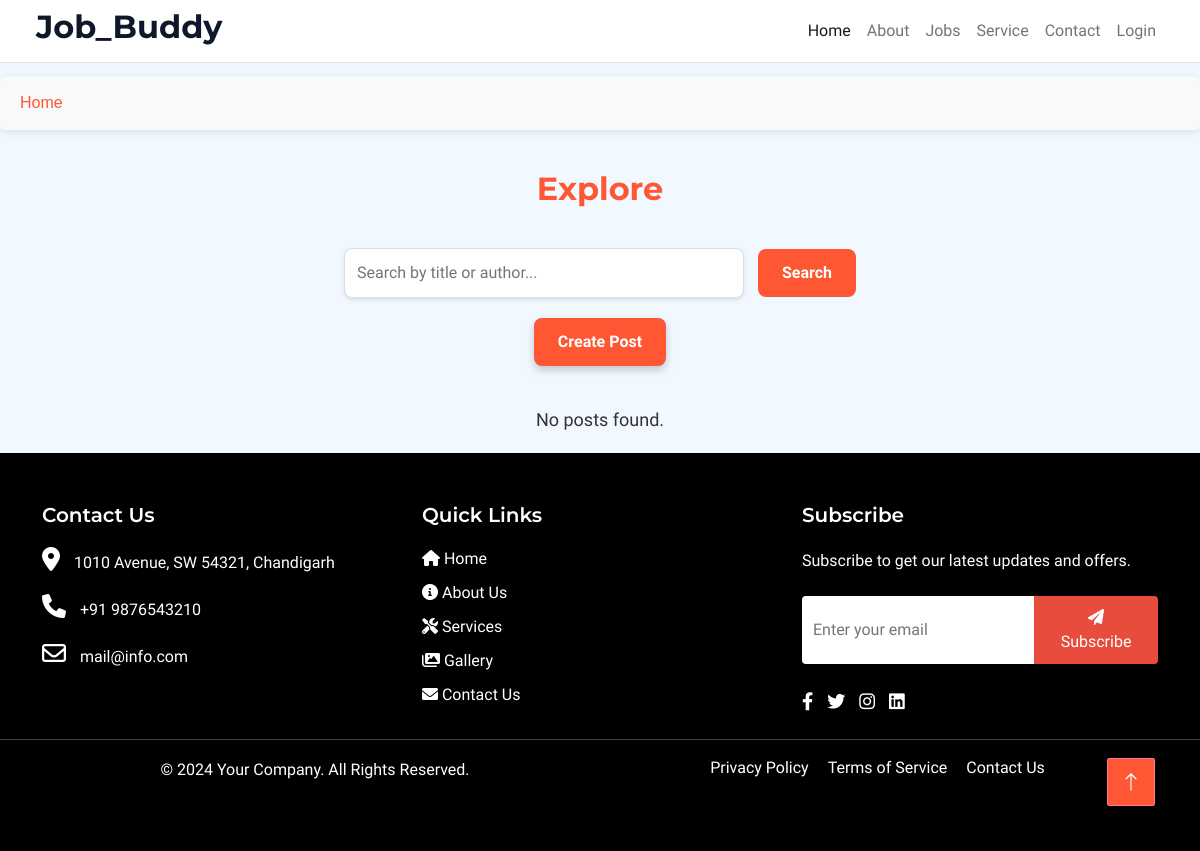
Page /Post on the earlier database version.
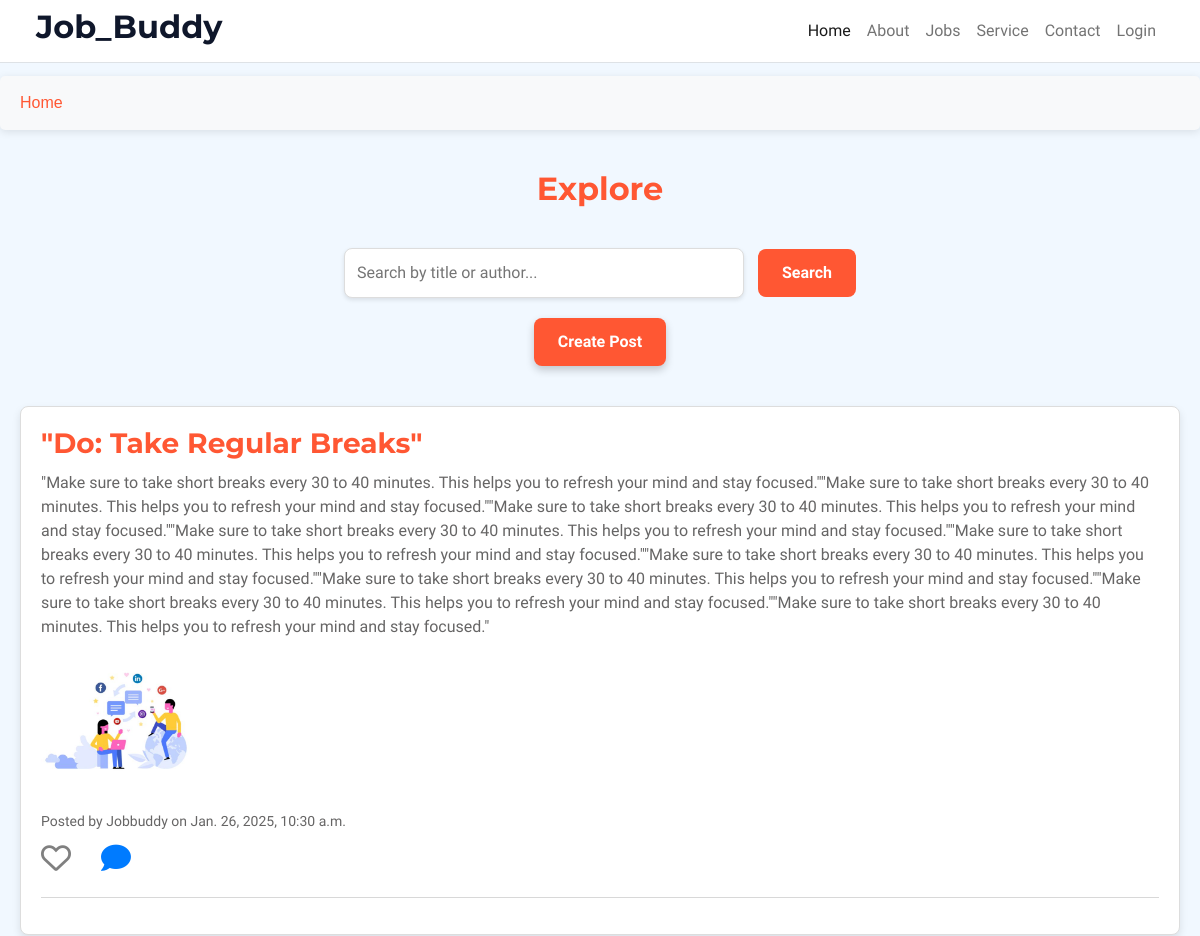
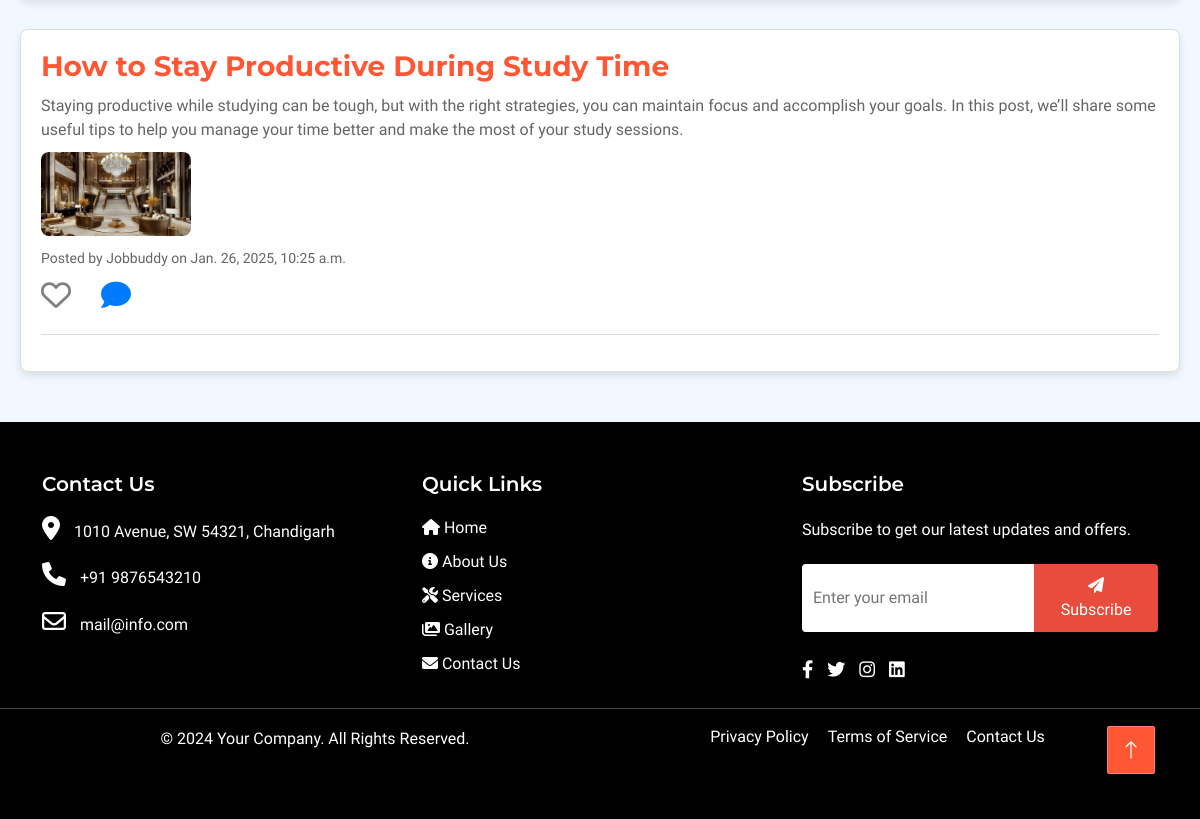
Same page on the later database version (2 pictures, top to bottom).
### Post/models.py (models this page shows, shortened)
class User_Post(models.Model):
    user = models.ForeignKey(User, on_delete=models.CASCADE, related_name='posts')
    title = models.CharField(max_length=100)
    content = models.TextField()
    image = models.ImageField(upload_to='post_images/', blank=True, null=True)
    created_at = models.DateTimeField(auto_now_add=True)
    updated_at = models.DateTimeField(auto_now=True)

### Post/views.py (the view, shortened to what this page needs)
# urls.py: path('', views.post_list, name='User_post_list'),
def post_list(request):
    form = SearchForm(request.GET or None)  # Creating or getting an instance of the SearchForm with GET data
    posts = User_Post.objects.all().order_by('-created_at')  # Retrieving all posts ordered by creation date
    return render(request, 'user_post_list.html', {'posts': posts, 'form': form})  # Rendering the post list with filtered results

### Post/forms.py
class SearchForm(forms.Form):
    query = forms.CharField(
        required=False,
        label='Search Query',
        widget=forms.TextInput(attrs={
            'placeholder': 'Enter your search query here',
            'class': 'form-control',
        })
    )
    start_date = forms.DateField(
        required=False,
        label='Start Date',
        widget=forms.TextInput(attrs={
            'type': 'date',
            'class': 'form-control',
        })
    )
    end_date = forms.DateField(
        required=False,
        label='End Date',
        widget=forms.TextInput(attrs={
            'type': 'date',
            'class': 'form-control',
        })
    )

### Post/templates/User_post_list.html (shortened to what this page needs)
{% extends 'base1.html' %}
{% block content %}
<div style="max-width: 1200px; margin: 0 auto; padding: 20px;">
    <h2 style="text-align: center; color: #ff5733; margin-bottom: 40px;">Explore</h2>
    <form method="get" action="{% url 'User_post_list' %}" style="margin-bottom: 20px; text-align: center;">
        <input type="text" name="query" placeholder="Search by title or author..." style="padding: 12px; width: 100%; max-width: 400px; border: 1px solid #ddd; border-radius: 8px; margin-right: 10px; box-shadow: 0 2px 4px rgba(0, 0, 0, 0.1); font-size: 16px;">
        <button type="submit" style="padding: 12px 24px; background-color: #ff5733; color: white; border: none; border-radius: 8px; cursor: pointer; font-size: 16px; font-weight: bold; transition: background-color 0.3s ease;">
            Search
        </button>
    </form>
    <div style="text-align: center; margin-bottom: 40px;">
        <a href="{% url 'User_create_post' %}" style="display: inline-block; padding: 12px 24px; background-color: #ff5733; color: white; border: none; border-radius: 8px; cursor: pointer; font-size: 16px; font-weight: bold; text-decoration: none; transition: background-color 0.3s ease, box-shadow 0.3s ease; box-shadow: 0 4px 8px rgba(0, 0, 0, 0.2);">
            Create Post
        </a>
    </div>
    <div>
        <ul style="list-style-type: none; padding: 0; margin: 0;">
            {% for post in posts %}
            <li style="margin-bottom: 30px; padding: 20px; border: 1px solid #ddd; border-radius: 8px; background-color: #ffffff; box-shadow: 0 4px 8px rgba(0, 0, 0, 0.1);">
                <h3 style="color: #ff5733; margin-bottom: 10px;">{{ post.title }}</h3>
                <p style="margin-bottom: 10px;">{{ post.content }}</p>
                {% if post.image %}
                <img src="{{ post.image.url }}" alt="{{ post.title }}" style="max-width: 150px; height: auto; border-radius: 8px; margin-bottom: 10px;">
                {% endif %}
                <p style="margin-bottom: 10px;"><small>Posted by {{ post.user.username }} on {{ post.created_at }}</small></p>
                <div class="post-actions">
                    <div class="like-section">
                        <a class="like-link" style="cursor: pointer;">
                            <i class="fa-heart {% if request.user in post.like.all %}fas{% else %}far{% endif %}"
                               data-post-id="{{ post.id }}"
                               style="cursor: pointer; font-size: 30px;"></i>
                        </a>
                    </div>
                    <div class="comment-section">
                        <a class="comment-link" data-post-id="{{ post.id }}">
                            <i class="fa fa-comment" style="cursor: pointer; font-size: 30px;"></i>
                        </a>
                    </div>
                </div>
                <hr>
            </li>
            {% empty %}
            <li style="text-align: center; font-size: 18px; color: #333;">No posts found.</li>
            {% endfor %}
        </ul>
    </div>
</div>
{% endblock %}

### Base/templates/base1.html (shortened to what this page needs)
<!DOCTYPE html>
<html lang="en">
<head>
    {% load static %}
    <link href="https://cdn.jsdelivr.net/npm/bootstrap-icons@1.4.1/font/bootstrap-icons.css" rel="stylesheet">
    <link rel="stylesheet" href="{% static 'user_static/lib/animate/animate.min.css' %}" >
    <link rel="stylesheet" href="{% static 'user_static/lib/owlcarousel/assets/owl.carousel.min.css' %}">
    <link rel="stylesheet" href="{% static 'user_static/lib/tempusdominus/css/tempusdominus-bootstrap-4.min.css' %}">
    <link rel="stylesheet" href="{% static 'user_static/css/bootstrap.min.css' %}" >
    <link rel="stylesheet" href="{% static 'user_static/css/style1.css' %}">
    <link href="https://cdn.jsdelivr.net/npm/boxicons@2.1.4/css/boxicons.min.css" rel="stylesheet">
    <link href="https://cdnjs.cloudflare.com/ajax/libs/font-awesome/6.0.0-beta3/css/all.min.css" rel="stylesheet">
</head>
<body>
<header>
</head>
<body>
     <nav class="navbar navbar-expand-lg navbar-light bg-white px-4 border-bottom fixed-top">
        <div class="container-fluid">
            <h2>Job_Buddy</h2>
            <div class="collapse navbar-collapse" id="navbarSupportedContent">
                <ul class="navbar-nav ms-auto mb-2 mb-lg-0 text-end">
                 {% if user.is_authenticated %}
                         <li class="nav-item">
                            <a class="nav-link" href="#">Profile</a>
                        </li>
                         <li class="nav-item">
                            <a class="nav-link" href="{% url 'User_post_list' %}">Explore</a>
                        </li>
                        <li class="nav-item">
                            <a class="nav-link" href="{% url 'index' %}">Chat</a>
                        </li>
                        <li class="nav-item">
                            <a class="nav-link" href="{% url 'raise_ticket' %}">Raise_ticket</a>
                        </li>
                        <li class="nav-item">
                            <a class="nav-link" href="{% url 'job_list' %}">Jobs</a>
                        </li>
                        <li class="nav-item">
                            <a class="nav-link" href="{% url 'alumini_list' %}">Alumini</a>
                        </li>
                        <li class="nav-item">
                            <a class="nav-link" href="{% url 'user_logout' %}">Logout</a>
                        </li>
                    {% else %}
                        <li class="nav-item">
                            <a class="nav-link active" aria-current="page" href="{% url 'landing' %}">Home</a>
                        </li>
                       <li class="nav-item">
                            <a class="nav-link" href="{% url 'about' %}">About</a>
                        </li>
                        <li class="nav-item">
                            <a class="nav-link" href="#">Jobs</a>
                        </li>
                        <li class="nav-item">
                            <a class="nav-link" href="{% url 'service' %}">Service</a>
                        </li>
                        <li class="nav-item">
                            <a class="nav-link" href="{% url 'contact' %}">Contact</a>
                        </li>
                        <li class="nav-item">
                            <a class="nav-link" href="{% url 'base_login' %}">Login</a>
                        </li>
                    {% endif %}
              </ul>
            </div>
        </div>
    </nav>
<section id="breadcrumb">
    <nav aria-label="breadcrumb">
        <ol class="breadcrumb">
            {% block breadcrumb %}
                <li class="breadcrumb-item"><a href="#">Home</a></li>
            {% endblock %}
        </ol>
    </nav>
</section>
    {% block content %}
    {% endblock %}
    <footer class="footer-section">
        <div class="container">
            <div class="row">
                <div class="col-lg-4 col-md-6 footer-contact">
                    <h3 style="color: white;">Contact Us</h3>
                    <p><i class="fas fa-map-marker-alt"></i> 1010 Avenue, SW 54321, Chandigarh</p>
                    <p><i class="fas fa-phone"></i> +91 9876543210</p>
                    <p><i class="far fa-envelope"></i> mail@info.com</p>
                </div>
                <div class="col-lg-4 col-md-6 footer-links">
                    <h3 style="color: white;">Quick Links</h3>
                    <ul>
                        <li><a href="#"><i class="fas fa-home"></i> Home</a></li>
                        <li><a href="#"><i class="fas fa-info-circle"></i> About Us</a></li>
                        <li><a href="#"><i class="fas fa-tools"></i> Services</a></li>
                        <li><a href="#"><i class="fas fa-images"></i> Gallery</a></li>
                        <li><a href="#"><i class="fas fa-envelope"></i> Contact Us</a></li>
                    </ul>
                </div>
                <div class="col-lg-4 footer-subscribe">
                    <h3 style="color: white;">Subscribe</h3>
                    <p>Subscribe to get our latest updates and offers.</p>
                  <form id="subscription-form" method="post">
                        <input style = "color : #e74c3c;" type="email" name="email" placeholder="Enter your email" required>
                        <button type="submit"><i class="fas fa-paper-plane"></i> Subscribe</button>
                    </form>
                    <div class="social-links mt-4">
                        <a href="#" class="facebook"><i class="fab fa-facebook-f"></i></a>
                        <a href="#" class="twitter"><i class="fab fa-twitter"></i></a>
                        <a href="#" class="instagram"><i class="fab fa-instagram"></i></a>
                        <a href="#" class="linkedin"><i class="fab fa-linkedin"></i></a>
                    </div>
                </div>
            </div>
        </div>
        <hr>
        <div class="container">
            <div class="row">
                <div class="col-lg-6 col-md-12 footer-info">
                    <p>&copy; 2024 Your Company. All Rights Reserved.</p>
                </div>
                <div class="col-lg-6 col-md-12 footer-menu">
                    <ul>
                        <li><a href="#">Privacy Policy</a></li>
                        <li><a href="#">Terms of Service</a></li>
                        <li><a href="#">Contact Us</a></li>
                    </ul>
                </div>
            </div>
        </div>
    </footer>
    <a href="#" class="btn btn-lg btn-primary btn-lg-square back-to-top" style="background-color: #ff5733; border-color: #FD7792;"><i class="bi bi-arrow-up"></i></a>
</body>
</html>

### Base/static/user_static/css/style1.css (style rules this page uses)
:root { --primary: #ff5733; --light: #F1F8FF; --dark: #0F172B; }
.back-to-top { position: fixed; display: none; right: 45px; bottom: 45px; z-index: 99; }
.btn { font-weight: 500; text-transform: uppercase; transition: .5s; }
.btn.btn-primary, .btn.btn-secondary { color: #FFFFFF; }
.btn-lg-square { width: 48px; height: 48px; }
.btn-square, .btn-sm-square, .btn-lg-square { padding: 0; display: flex; align-items: center; justify-content: center; font-weight: normal; border-radius: 2px; }
body { padding-top: 56px; }
.navbar { z-index: 1030; }
.footer-section { background-color: #000000; padding: 50px 0; color: #fff; font-size: 16px; }
.footer-section h3 { font-size: 20px; font-weight: 600; margin-bottom: 20px; }
.footer-section p { line-height: 1.8; }
.footer-contact i { font-size: 24px; margin-right: 10px; }
.footer-links ul { list-style-type: none; padding-left: 0; }
.footer-links ul li { margin-bottom: 10px; }
.footer-links a { text-decoration: none; color: #fff; }
.footer-subscribe form { display: flex; margin-top: 20px; }
.footer-subscribe input[type="email"] { width: 70%; padding: 10px; border: 1px solid #fff; border-right: none; border-top-left-radius: 4px; border-bottom-left-radius: 4px; color: #333; }
.footer-subscribe button { background-color: #e74c3c; color: #fff; border: none; padding: 10px 20px; border-top-right-radius: 4px; border-bottom-right-radius: 4px; cursor: pointer; }
.social-links a { display: inline-block; margin-right: 10px; color: #fff; font-size: 18px; }
.footer-info, .footer-menu { text-align: center; }
.footer-menu ul { list-style-type: none; padding-left: 0; }
.footer-menu ul li { display: inline-block; margin-right: 15px; }
.footer-menu a { text-decoration: none; color: #fff; }

### Base/templates/base1.html (style rules this page uses)
.nav-link { transition: all 0.3s ease-in-out; }
#breadcrumb { background-color: #f8f9fa; padding: 15px 20px; border-radius: 5px; box-shadow: 0 2px 8px rgba(0, 0, 0, 0.1); margin: 20px 0; font-family: 'Arial', sans-serif; }
.breadcrumb { display: flex; padding: 0; list-style: none; margin-bottom: 0; }
.breadcrumb-item { font-size: 16px; font-weight: 500; margin-right: 15px; }
.breadcrumb-item a { color: #ff5733; text-decoration: none; }
.fa-heart { color: gray; }
.post-actions { display: flex; align-items: center; gap: 30px; margin-top: 10px; }
.like-section, .comment-section { display: flex; flex-direction: column; align-items: center; }
.like-link i { color: gray; transition: color 0.3s ease; }
.comment-link i { color: #007bff; transition: color 0.3s ease; }

Differences in the rows shown:
added User_Post: title "\"Do: Take Regular Breaks\"", content "\"Make sure to take short breaks every 30 to 40 minutes. This helps you to refresh your mind and stay focused.\"\"Make sure to take short breaks every 30 to 40 minutes. This helps you to refresh your mind and stay focused.\"\"Make sure to take short breaks every 30 to 40 minutes. This helps you to refresh your mind and stay focused.\"\"Make sure to take short breaks every 30 to 40 minutes. This helps you to refresh your mind and stay focused.\"\"Make sure to take short breaks every 30 to 40 minutes. This helps you to refresh your mind and stay focused.\"\"Make sure to take short breaks every 30 to 40 minutes. This helps you to refresh your mind and stay focused.\"\"Make sure to take short breaks every…", image (picture), user.username "Jobbuddy", created_at "Jan. 26, 2025, 10:30 a.m."
added User_Post: title "How to Stay Productive During Study Time", content "Staying productive while studying can be tough, but with the right strategies, you can maintain focus and accomplish your goals. In this post, we’ll share some useful tips to help you manage your time better and make the most of your study sessions.", image (picture), user.username "Jobbuddy", created_at "Jan. 26, 2025, 10:25 a.m."
Other differences:
text no longer shown: "No posts found."
